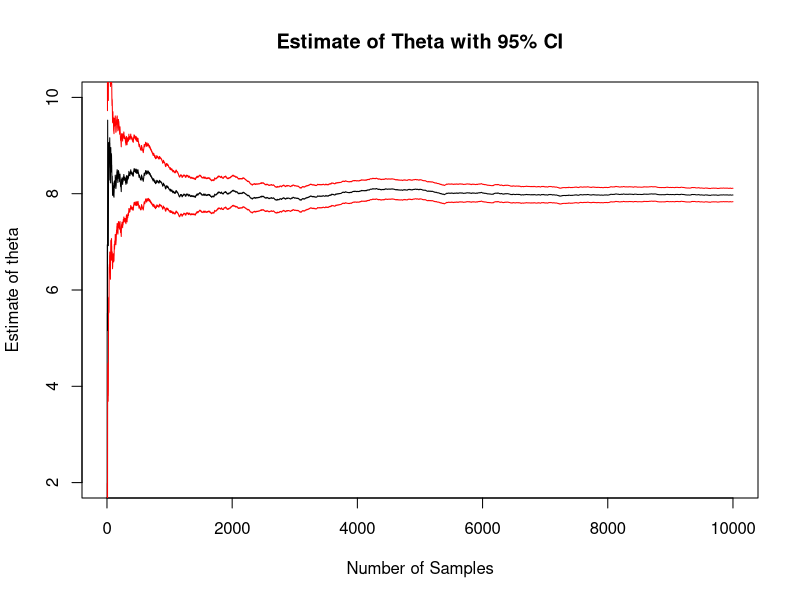
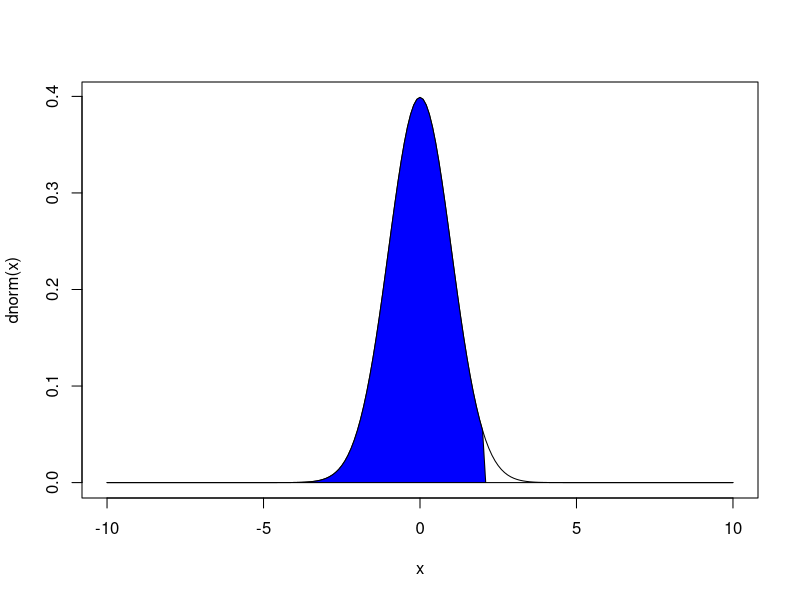
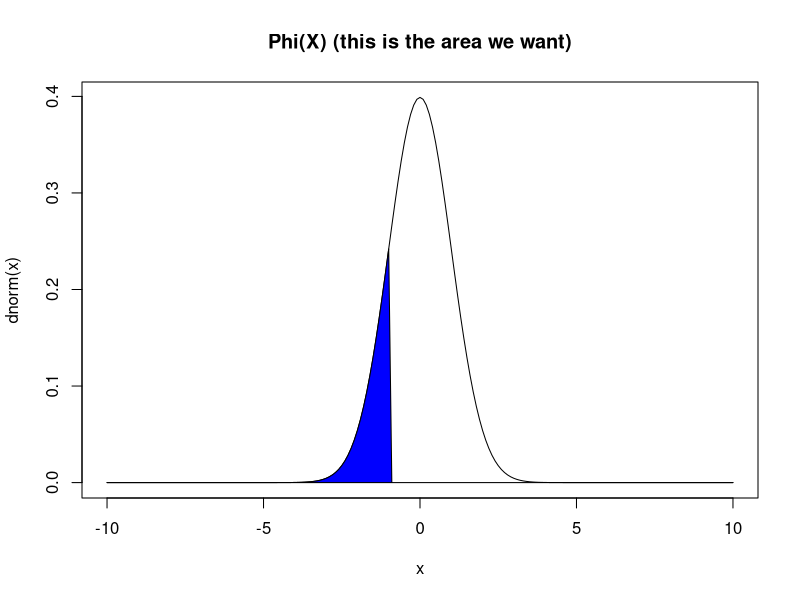
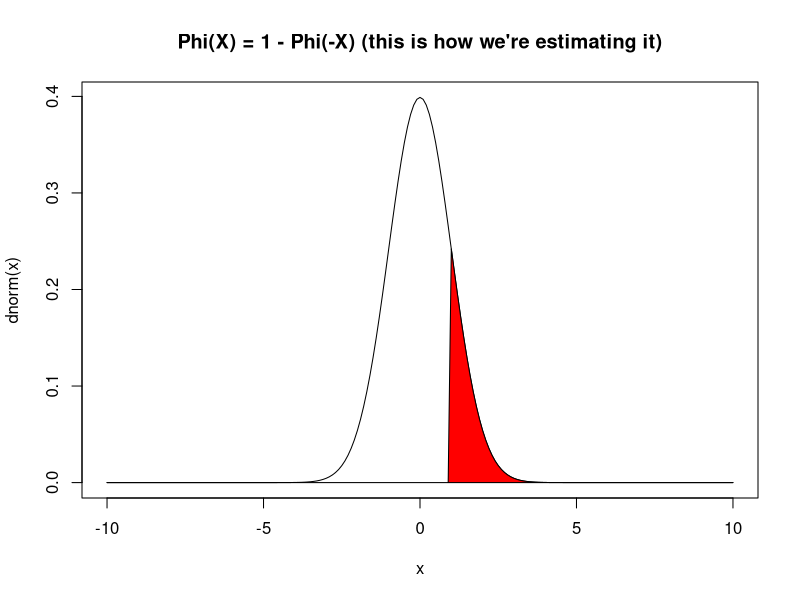
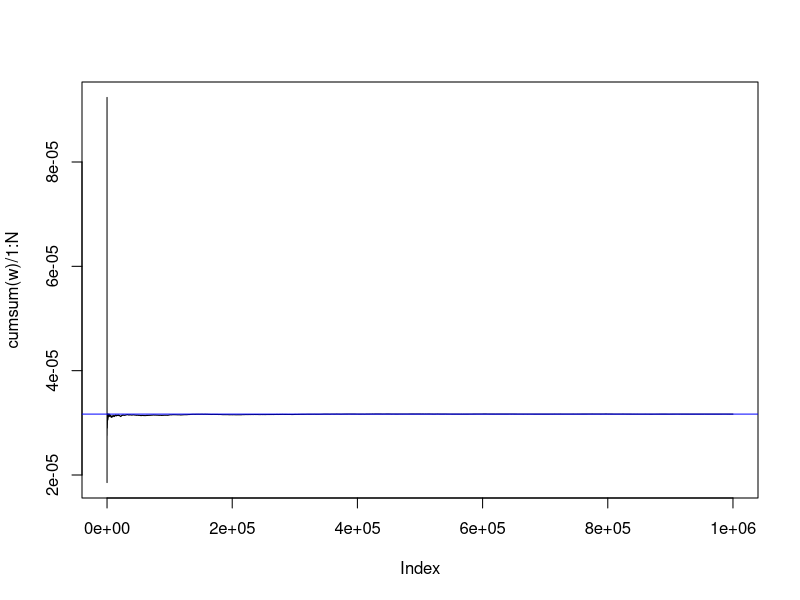

Recreate these plots in R, in order.
## ---- chunk 1
N = 10000 ## sample size

g <- function(x) { 3*x^2 } ## function of interest, g(x)

X <- runif(n = N, min = 0, max = 2)  ## samples from f(x)

v = 2 * mean(g(X)) ## 2 * E[g(x)]

print(v) ## approximately 8


## ---- chunk 2
N = 10000 ## sample size

g <- function(x) { 3*x^2 } ## function of interest, g(x)

X <- runif(n = N, min = 0, max = 2)  ## samples from f(x)
g_values <- 2 * g(X)

cumMean <- function(x, n){
  num = cumsum(x)
  denom = 1:n
  result = num/denom
  return(result)
}


cumSE <- function(x, n){
  m = mean(x)
  num = sqrt(cumsum((x - m)^2))
  denom = 1:n
  result = num/denom ## cummulative mean of (x_i - theta)^2
  return(result)
}

thetas = cumMean(g_values, N)
SE = cumSE(g_values, N)

plot(x = 1:N, y = thetas, type = "l", ylim = c(2, 10), xlab = "Number of Samples",
     ylab = "Estimate of theta",
     main = "Estimate of Theta with 95% CI")
lines(x = 1:N, y = thetas + 1.96*SE, col = "red") ## CI
lines(x = 1:N, y = thetas - 1.96*SE, col = "red") ## CI

## ---- chunk 3
## final estimate
thetaHat = mean(g_values)
se <- sd(x = g_values)/sqrt(N)
ci <- thetaHat + 1.96*c(-1,1) * se

print("Theta estimate: ")
print(thetaHat)
print("Confidence Intervals")
print(ci)

## ---- chunk 4
x <- seq(from = -10, to = 10, by = 0.1)

out = dnorm(x)
out[x > 2] = 0

plot(x, dnorm(x), type = "l")
polygon(x, out, col = "blue")

## ---- chunk 5
x <- seq(from = -10, to = 10, by = 0.1)

out = dnorm(x)
out[x > -1] = 0

plot(x, dnorm(x), type = "l", main = "Phi(X) (this is the area we want)")
polygon(x, out, col = "blue")


out = dnorm(x)
out[x < 1] = 0

plot(x, dnorm(x), type = "l", main = "Phi(X) = 1 - Phi(-X) (this is how we're estimating it)")
polygon(x, out, col = "red")

## ---- chunk 6
set.seed(9124555)
N = 10000
x = 4
t = rnorm(N) >= x ## looking at the lower tail
p_val = sum(t)/N
print(sum(t)) ## only 1 sample greater or equal to 4
print(p_val)

## compare this with
RPval = pnorm(q = 4, lower.tail = FALSE) ## lower tail
print(RPval)
## ---- chunk 7

N = 10^6
t = 4
X = rexp(N) + t
w = dnorm(X)/dexp(X - t) ## importance sampling weights normal/exp(x-4)

plot(cumsum(w) / 1:N, type = "l")
abline(a = pnorm(t, lower.tail = FALSE), b = 0, col = "blue")

print(pnorm(t, lower.tail = FALSE))
print(mean(w)) ## close results!
